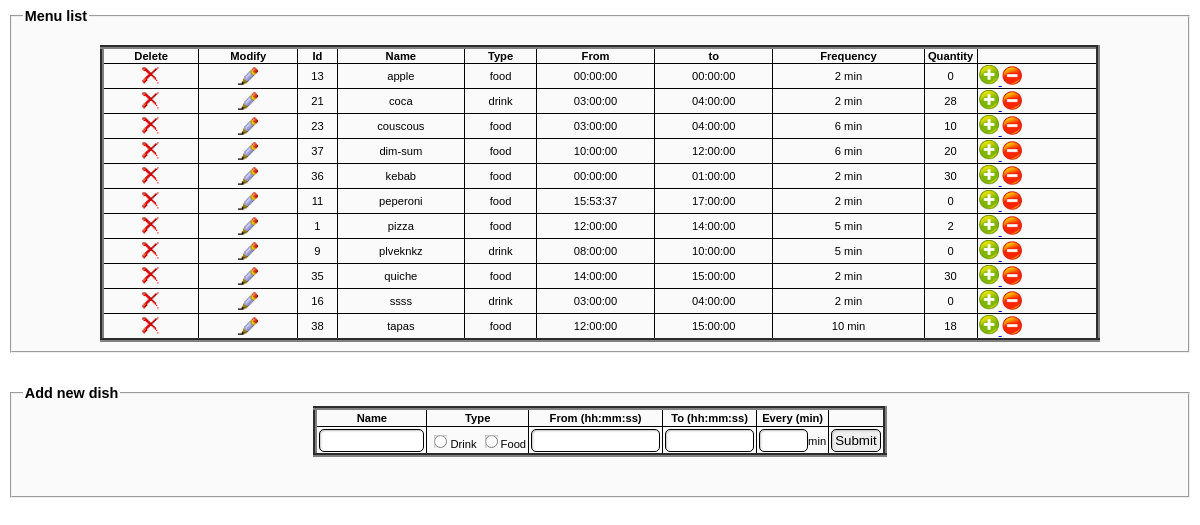
Screenshot of /yumhome.php with the database file from the repository.
### tables this page shows
CREATE TABLE `food` (
  `id` int(30) NOT NULL AUTO_INCREMENT,
  `name` varchar(30) NOT NULL,
  `type` enum('food','drink','','') NOT NULL,
  `from` time NOT NULL,
  `to` time NOT NULL,
  `frequency` int(11) NOT NULL,
  `price` int(5) NOT NULL,
  PRIMARY KEY (`id`)
);

### yumhome.php (the view, shortened to what this page needs)
<html>
<head>
<link href="fic_style.css" rel="stylesheet">
</head>
<body>
<fieldset>
<legend> Menu list </legend> <br/>
<table><tr>
<div style="width:100%; text-align:center;">
<TABLE BORDER="4"   width="1000" align="center" >
<TR class ="champ" ALIGN="CENTER">
<TH class="nonvalide"> Delete </th><th> Modify </th><th> Id </th><th> Name </th>
<th> Type </th><th> From </th><th> to </th><th> Frequency </th><th> Quantity </th></tr>
<?php
$requete1="SELECT `food`.`id`,`food`.`name`,`food`.`type`,`food`.`from`,`food`.`to`,`food`.`frequency`
FROM `yumyum`.`food` GROUP by `name`";
$resultat1=mysql_query($requete1);
while( $ligne = mysql_fetch_array($resultat1))
{
echo "<tr><td ALIGN='CENTER'>
        <a href='deleted.php?name=".$ligne['name']."'>
         <image width=20 height=20  src=photos/drop.png></a></td>";
echo "<td ALIGN='CENTER'>
        <a href='modify.php?id=".$ligne['id']."'>
         <image width=20 height=20  src=photos/edit.png></a></td>";
echo "<td ALIGN='CENTER'> ".$ligne['id']." </td>";
echo "<td ALIGN='CENTER'>".$ligne['name']."</td>";
echo "<td ALIGN='CENTER'>".$ligne['type']."</td>";
echo "<td ALIGN='CENTER'>".$ligne['from']."</td>";
echo "<td ALIGN='CENTER'>".$ligne['to']."</td>";
echo "<td ALIGN='CENTER'>".$ligne['frequency']." min</td>";
$req2="SELECT count(*) FROM foodItem WHERE food_id LIKE ".$ligne['id'].";";
$res=mysql_query($req2);
$res2=mysql_fetch_array($res);
echo "<td width=50 ALIGN='CENTER'>".$res2['count(*)']."</td>";
echo "<td ><a href='plusQt.php?id=".$ligne['id']."'>
         <image width=20 height=20  src=photos/plus.png></a><a href='minusQt.php?id=".$ligne['id']."'>
         <image width=20 height=20  src=photos/minus.png></a></td>";
echo "</tr>";
}
?>
</table>
</fieldset>
<fieldset>
<legend> Add new dish </legend>
<form action="added.php" method="post">
<table><tr>
<TABLE BORDER="4" ALIGN="CENTER" cellpadding="2" >
<TR class ="champ" ALIGN="CENTER" >
<TH class="nonvalide"> Name </th>
<th> Type </th><th> From (hh:mm:ss)</th><th> To (hh:mm:ss) </th><th> Every (min) </th></tr>
<tr><td><input type="text" name="name" size="10"/></td>
<td><input type="radio" name="type" value="drink"/>Drink <input type="radio" name="type" value="food"/>Food </td>
<td><input type="text" name="from" size="13"/></td> <td><input type="text" name="to" size="8"/></td><td><input type="text" name="frequency" size="3"/>min</td>
<td/>
<input type="submit" name="add"/> <tr/>
</table>
<br/>
</fieldset>
</body>
</html>

### fic_style.css (style rules this page uses)
body { font-family:sans-serif; font-size:90%; }
fieldset { background-color:#FAFAFA; }
legend { font-weight:bold }
input, select { padding:3px; border:1px solid ; border-radius:5px; box-shadow:1px 1px 2px #C0C0C0 inset; }
table { border-collapse: collapse; margin-left:auto; margin-right:auto; }
td,th { border: 1px solid; font-size:70%; }

### rows the page displays
food: id "13", name "apple", type "food", from "00:00:00", to "00:00:00", frequency "2", count "0"
food: id "21", name "coca", type "drink", from "03:00:00", to "04:00:00", frequency "2", count "28"
food: id "23", name "couscous", type "food", from "03:00:00", to "04:00:00", frequency "6", count "10"
food: id "37", name "dim-sum", type "food", from "10:00:00", to "12:00:00", frequency "6", count "20"
food: id "36", name "kebab", type "food", from "00:00:00", to "01:00:00", frequency "2", count "30"
food: id "11", name "peperoni", type "food", from "15:53:37", to "17:00:00", frequency "2", count "0"
food: id "1", name "pizza", type "food", from "12:00:00", to "14:00:00", frequency "5", count "2"
food: id "9", name "plveknkz", type "drink", from "08:00:00", to "10:00:00", frequency "5", count "0"
food: id "35", name "quiche", type "food", from "14:00:00", to "15:00:00", frequency "2", count "30"
food: id "16", name "ssss", type "drink", from "03:00:00", to "04:00:00", frequency "2", count "0"
food: id "38", name "tapas", type "food", from "12:00:00", to "15:00:00", frequency "10", count "18"
